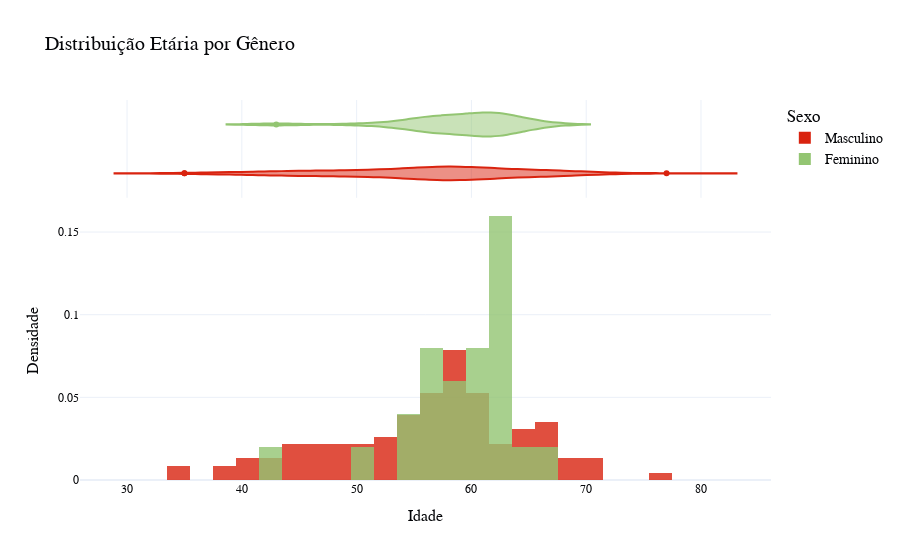

Notebook code cell kept with this figure:
### Markdown cell above
## Age

### Code cell
only_positive = df[df['target_labels'] == 'Presença']

age_sex = px.histogram(
    only_positive,
    x='age',
    color='sex_labels',
    nbins=40,
    histnorm='probability density',
    opacity=0.8,
    barmode='overlay',
    marginal='violin',
    color_discrete_map={'Feminino': color_pal[4], 'Masculino': color_pal[3]},
    labels={'sex_labels': 'Sexo', 'age': 'Idade'},
    title= 'Distribuição Etária por Gênero'
)


# Layout

age_sex.update_layout(

    
    font=dict(family ='Fira Code, sans-serif', color = color_pal[0], size=14),
    title_font= dict(size = 20, color = color_pal[0]),

    xaxis=dict(
        title='Idade',
        title_font=dict(size=16),
        tickfont=dict(size=12)
    ),
    yaxis=dict(
        title='Densidade',
        title_font=dict(size=16),
        tickfont=dict(size=12)
    ),
    legend=dict(
        title='Sexo',
    ),
    template='plotly_white',
)

age_sex.show()

### Figure 1 — Plotly figure (JSON) as saved in the notebook; plotly's stock layout.template omitted (floating-point values rounded to 4 significant figures)
{"data": [{"alignmentgroup": "True", "bingroup": "x", "histnorm": "probability density", "hovertemplate": "Sexo=Masculino<br>Idade=%{x}<br>probability density=%{y}<extra></extra>", "legendgroup": "Masculino", "marker": {"color": "#D9230F", "opacity": 0.8, "pattern": {"shape": ""}}, "name": "Masculino", "nbinsx": 40, "offsetgroup": "Masculino", "orientation": "v", "showlegend": true, "type": "histogram", "x": [67, 67, 63, 53, 56, 48, 58, 58, 60, 40, 60, 64, 43, 57, 55, 58, 50, 44, 60, 54, 50, 41, 58, 54, 60, 60, 59, 46, 67, 62, 65, 44, 60, 58, 68, 52, 59, 49, 59, 57, 61, 39, 56, 63, 65, 48, 55, 65, 54, 70, 62, 35, 59, 64, 47, 57, 55, 64, 70, 51, 58, 60, 77, 35, 70, 64, 57, 56, 48, 66, 54, 69, 51, 43, 67, 59, 45, 58, 50, 38, 52, 53, 54, 66, 49, 54, 56, 46, 61, 67, 58, 47, 52, 58, 57, 61, 42, 52, 59, 40, 61, 46, 59, 57, 57, 61, 58, 67, 44, 63, 59, 45, 68, 57], "xaxis": "x", "yaxis": "y"}, {"alignmentgroup": "True", "hovertemplate": "Sexo=Masculino<br>Idade=%{x}<extra></extra>", "legendgroup": "Masculino", "marker": {"color": "#D9230F"}, "name": "Masculino", "offsetgroup": "Masculino", "scalegroup": "x", "showlegend": false, "type": "violin", "x": [67, 67, 63, 53, 56, 48, 58, 58, 60, 40, 60, 64, 43, 57, 55, 58, 50, 44, 60, 54, 50, 41, 58, 54, 60, 60, 59, 46, 67, 62, 65, 44, 60, 58, 68, 52, 59, 49, 59, 57, 61, 39, 56, 63, 65, 48, 55, 65, 54, 70, 62, 35, 59, 64, 47, 57, 55, 64, 70, 51, 58, 60, 77, 35, 70, 64, 57, 56, 48, 66, 54, 69, 51, 43, 67, 59, 45, 58, 50, 38, 52, 53, 54, 66, 49, 54, 56, 46, 61, 67, 58, 47, 52, 58, 57, 61, 42, 52, 59, 40, 61, 46, 59, 57, 57, 61, 58, 67, 44, 63, 59, 45, 68, 57], "xaxis": "x2", "yaxis": "y2"}, {"alignmentgroup": "True", "bingroup": "x", "histnorm": "probability density", "hovertemplate": "Sexo=Feminino<br>Idade=%{x}<br>probability density=%{y}<extra></extra>", "legendgroup": "Feminino", "marker": {"color": "#93C572", "opacity": 0.8, "pattern": {"shape": ""}}, "name": "Feminino", "nbinsx": 40, "offsetgroup": "Feminino", "orientation": "v", "showlegend": true, "type": "histogram", "x": [62, 65, 61, 51, 62, 60, 61, 43, 62, 63, 56, 59, 56, 60, 62, 62, 66, 63, 55, 58, 55, 58, 63, 57, 57], "xaxis": "x", "yaxis": "y"}, {"alignmentgroup": "True", "hovertemplate": "Sexo=Feminino<br>Idade=%{x}<extra></extra>", "legendgroup": "Feminino", "marker": {"color": "#93C572"}, "name": "Feminino", "offsetgroup": "Feminino", "scalegroup": "x", "showlegend": false, "type": "violin", "x": [62, 65, 61, 51, 62, 60, 61, 43, 62, 63, 56, 59, 56, 60, 62, 62, 66, 63, 55, 58, 55, 58, 63, 57, 57], "xaxis": "x2", "yaxis": "y2"}], "layout": {"autosize": true, "barmode": "overlay", "font": {"color": "#050609", "family": "Fira Code, sans-serif", "size": 14}, "legend": {"title": {"text": "Sexo"}, "tracegroupgap": 0}, "title": {"font": {"color": "#050609", "size": 20}, "text": "Distribuição Etária por Gênero"}, "xaxis": {"anchor": "y", "autorange": true, "domain": [0, 1], "range": [25.9, 86.1], "tickfont": {"size": 12}, "title": {"font": {"size": 16}, "text": "Idade"}, "type": "linear"}, "xaxis2": {"anchor": "y2", "autorange": true, "domain": [0, 1], "matches": "x", "range": [25.9, 86.1], "showgrid": true, "showticklabels": false, "type": "linear"}, "yaxis": {"anchor": "x", "autorange": true, "domain": [0, 0.7326], "range": [0, 0.1684], "tickfont": {"size": 12}, "title": {"font": {"size": 16}, "text": "Densidade"}}, "yaxis2": {"anchor": "x2", "autorange": true, "domain": [0.7426, 1], "matches": "y2", "range": [-0.5, 1.5], "showgrid": false, "showline": false, "showticklabels": false, "ticks": "", "type": "category"}}}
